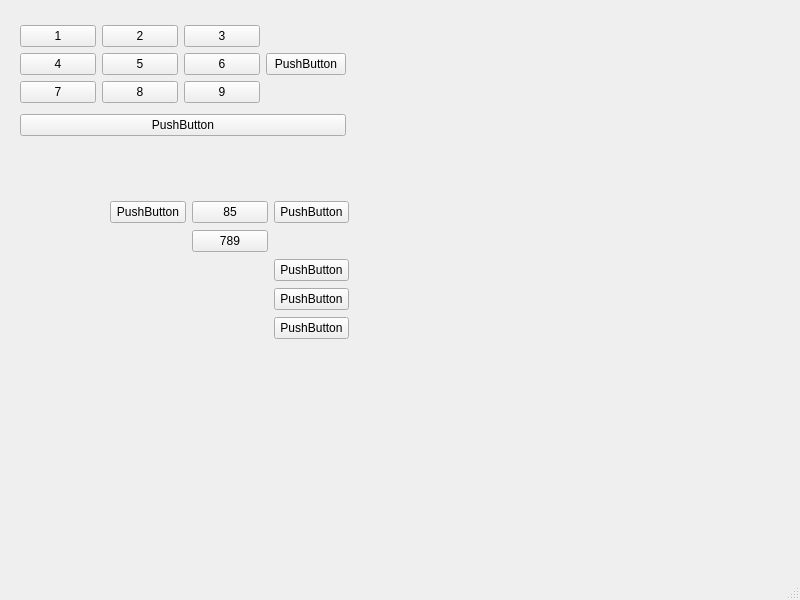
<?xml version="1.0" encoding="UTF-8"?>
<ui version="4.0">
 <class>MainWindow</class>
 <widget class="QMainWindow" name="MainWindow">
  <property name="geometry">
   <rect>
    <x>0</x>
    <y>0</y>
    <width>800</width>
    <height>600</height>
   </rect>
  </property>
  <property name="windowTitle">
   <string>MainWindow</string>
  </property>
  <widget class="QWidget" name="centralwidget">
   <widget class="QWidget" name="gridLayoutWidget">
    <property name="geometry">
     <rect>
      <x>110</x>
      <y>200</y>
      <width>239</width>
      <height>141</height>
     </rect>
    </property>
    <layout class="QGridLayout" name="gridLayout">
     <item row="0" column="2">
      <widget class="QPushButton" name="pushButton_12">
       <property name="text">
        <string>PushButton</string>
       </property>
      </widget>
     </item>
     <item row="0" column="0">
      <widget class="QPushButton" name="pushButton_16">
       <property name="text">
        <string>PushButton</string>
       </property>
      </widget>
     </item>
     <item row="3" column="2">
      <widget class="QPushButton" name="pushButton_13">
       <property name="text">
        <string>PushButton</string>
       </property>
      </widget>
     </item>
     <item row="0" column="1">
      <widget class="QPushButton" name="pushButton_15">
       <property name="text">
        <string>85</string>
       </property>
      </widget>
     </item>
     <item row="1" column="1">
      <widget class="QPushButton" name="pushButton_17">
       <property name="text">
        <string>789</string>
       </property>
      </widget>
     </item>
     <item row="2" column="2">
      <widget class="QPushButton" name="pushButton_14">
       <property name="text">
        <string>PushButton</string>
       </property>
      </widget>
     </item>
     <item row="4" column="2">
      <widget class="QPushButton" name="pushButton_18">
       <property name="text">
        <string>PushButton</string>
       </property>
      </widget>
     </item>
    </layout>
   </widget>
   <widget class="QWidget" name="">
    <property name="geometry">
     <rect>
      <x>20</x>
      <y>20</y>
      <width>326</width>
      <height>122</height>
     </rect>
    </property>
    <layout class="QVBoxLayout" name="verticalLayout_2">
     <item>
      <layout class="QHBoxLayout" name="horizontalLayout_4">
       <item>
        <layout class="QVBoxLayout" name="verticalLayout">
         <item>
          <layout class="QHBoxLayout" name="horizontalLayout">
           <item>
            <widget class="QPushButton" name="pushButton">
             <property name="text">
              <string>1</string>
             </property>
            </widget>
           </item>
           <item>
            <widget class="QPushButton" name="pushButton_3">
             <property name="text">
              <string>2</string>
             </property>
            </widget>
           </item>
           <item>
            <widget class="QPushButton" name="pushButton_4">
             <property name="text">
              <string>3</string>
             </property>
            </widget>
           </item>
          </layout>
         </item>
         <item>
          <layout class="QHBoxLayout" name="horizontalLayout_2">
           <item>
            <widget class="QPushButton" name="pushButton_5">
             <property name="text">
              <string>4</string>
             </property>
            </widget>
           </item>
           <item>
            <widget class="QPushButton" name="pushButton_2">
             <property name="text">
              <string>5</string>
             </property>
            </widget>
           </item>
           <item>
            <widget class="QPushButton" name="pushButton_6">
             <property name="text">
              <string>6</string>
             </property>
            </widget>
           </item>
          </layout>
         </item>
         <item>
          <layout class="QHBoxLayout" name="horizontalLayout_3">
           <item>
            <widget class="QPushButton" name="pushButton_7">
             <property name="text">
              <string>7</string>
             </property>
            </widget>
           </item>
           <item>
            <widget class="QPushButton" name="pushButton_8">
             <property name="text">
              <string>8</string>
             </property>
            </widget>
           </item>
           <item>
            <widget class="QPushButton" name="pushButton_9">
             <property name="text">
              <string>9</string>
             </property>
            </widget>
           </item>
          </layout>
         </item>
        </layout>
       </item>
       <item>
        <widget class="QPushButton" name="pushButton_10">
         <property name="text">
          <string>PushButton</string>
         </property>
        </widget>
       </item>
      </layout>
     </item>
     <item>
      <widget class="QPushButton" name="pushButton_11">
       <property name="text">
        <string>PushButton</string>
       </property>
      </widget>
     </item>
    </layout>
   </widget>
  </widget>
  <widget class="QMenuBar" name="menubar">
   <property name="geometry">
    <rect>
     <x>0</x>
     <y>0</y>
     <width>800</width>
     <height>23</height>
    </rect>
   </property>
  </widget>
  <widget class="QStatusBar" name="statusbar"/>
 </widget>
 <resources/>
 <connections/>
</ui>
